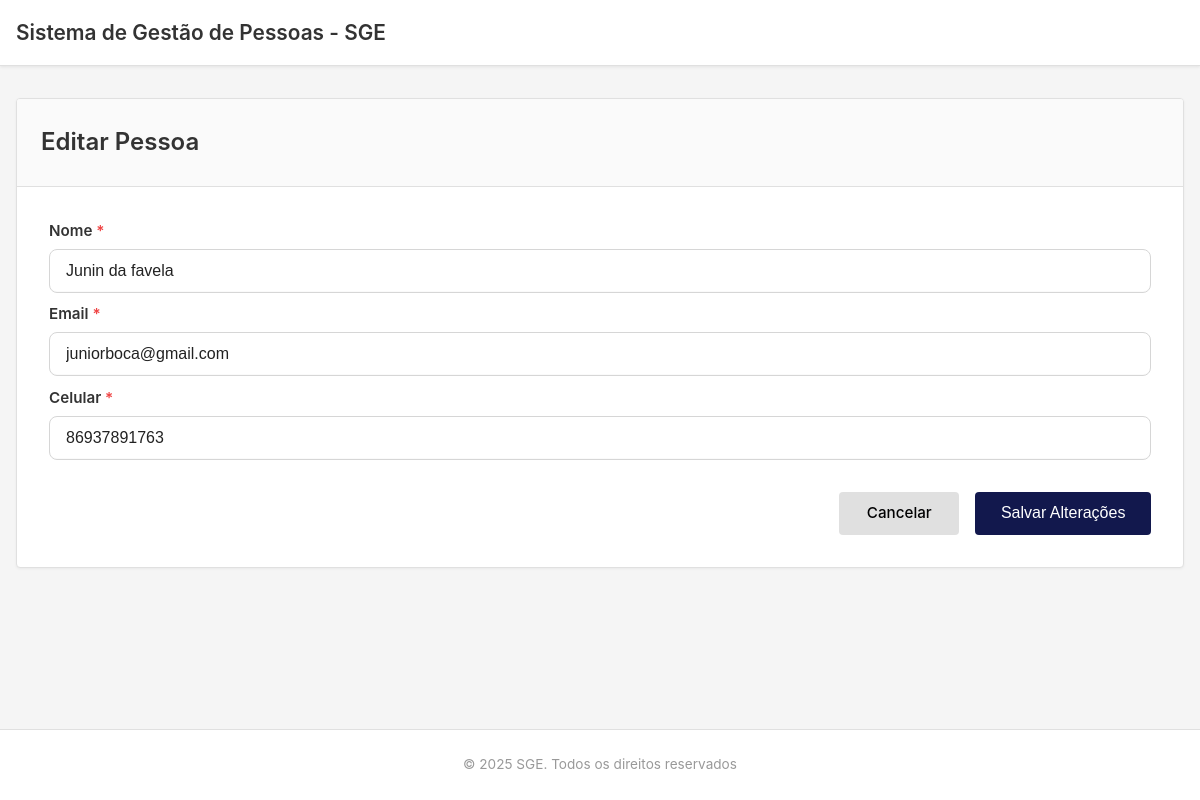
/pessoas/alterar/4/, run on the app's committed database.
### sge/models.py (models this page shows, shortened)
class Pessoa(models.Model):
    nome = models.CharField(max_length = 120)
    email = models.CharField(max_length=150)
    celular = models.CharField(max_length=15)

### sge/views.py (the view)
# urls.py: path('alterar/<int:id_pessoa>/', views.alterar_pessoa, name='alterar_pessoa'),
def alterar_pessoa(request, id_pessoa):
    pessoa = get_object_or_404(Pessoa, pk=id_pessoa)
    if request.method == 'POST':
        form = PessoaForm(request.POST, instance=pessoa)
        if form.is_valid():
            form.save()
            return redirect('lista_pessoas')
    else:
        form = PessoaForm(instance=pessoa)
    return render(request, 'pessoas/criar.html', {'form': form})

### sge/forms.py
class PessoaForm(forms.ModelForm):
    class Meta:
        model = Pessoa
        fields = ('nome', 'email', 'celular')

### sge/templates/pessoas/criar.html (shortened to what this page needs)
{% extends "base.html" %}
{% block content %}
<div class="card">
    <div class="card-header">
        <h2>
            {% if form.instance.id %}
             Editar Pessoa
            {% else %}
            <i class="fas fa-user-plus"></i> Adicionar Nova Pessoa
            {% endif %}
        </h2>
    </div>
    <div class="card-body">
        <form method="post" novalidate>
            {% for field in form %}
            <div class="form-group">
                <label for="{{ field.id_for_label }}" class="form-label">
                    {{ field.label }}
                    {% if field.field.required %}<span style="color: #ef4444;">*</span>{% endif %}
                </label>
                {% if field.errors %}
                    {{ field }}
                    <div class="alert alert-danger" style="margin-top: 0.5rem; padding: 0.5rem;">
                        {% for error in field.errors %}
                            <small><i class="fas fa-exclamation-circle"></i> {{ error }}</small><br>
                        {% endfor %}
                    </div>
                {% else %}
                    {{ field }}
                {% endif %}
            </div>
            {% endfor %}
            <div class="form-actions">
                <a href="{% url 'lista_pessoas' %}" class="btn btn-secondary">
                     Cancelar
                </a>
                <button type="submit" class="btn btn-success btn-lg">
                    {% if form.instance.id %}Salvar Alterações{% else %}Criar Pessoa{% endif %}
                </button>
            </div>
        </form>
    </div>
</div>
{% endblock %}

### sge/templates/base.html (style rules this page uses)
* { margin: 0; padding: 0; box-sizing: border-box; }
body { font-family: -apple-system, BlinkMacSystemFont, 'Segoe UI', Roboto, 'Helvetica Neue', Arial, sans-serif; background-color: #f5f5f5; color: #333; line-height: 1.6; min-height: 100vh; display: flex; flex-direction: column; }
.card { background: #fff; border: 1px solid #e0e0e0; border-radius: 4px; overflow: hidden; box-shadow: 0 1px 3px rgba(0, 0, 0, 0.05); }
.card-header { background-color: #fafafa; border-bottom: 1px solid #e0e0e0; padding: 1.5rem; }
.card-header h2 { margin: 0; font-size: 1.5rem; font-weight: 600; color: #333; }
.card-body { padding: 2rem; }
.btn { display: inline-block; padding: 0.6rem 1.2rem; border: none; border-radius: 4px; font-size: 0.95rem; font-weight: 500; cursor: pointer; transition: background-color 0.2s ease; text-decoration: none; text-align: center; white-space: nowrap; }
.btn-secondary { background-color: #e0e0e0; color: #010102; }
.btn-success { background-color: #12184d; color: #fff; }
.btn-lg { padding: 0.8rem 1.6rem; font-size: 1rem; }
.form-group { margin-bottom: 0.6rem; }
.form-label { display: block; margin-bottom: 0.35rem; font-weight: 600; color: #333; font-size: 0.95rem; }
input[type="text"], input[type="email"], input[type="tel"], textarea, select { width: 100%; padding: 0.75rem 1rem; border: 1px solid #d6d6d6; border-radius: 8px; background-color: #ffffff; font-size: 1rem; color: #222; box-shadow: inset 0 -1px 0 rgba(0,0,0,0.02); transition: border-color 0.18s ease, box-shadow 0.18s ease, transform 0.06s; }
input::placeholder, textarea::placeholder { color: #9aa0a6; }
.form-actions { display: flex; gap: 1rem; margin-top: 2rem; justify-content: flex-end; }
.form-actions .btn { min-width: 120px; }

### data on the page
Pessoa: form "Junin da favela" "juniorboca@gmail.com" "86937891763"

### other printed values
{{ field.label }} "Nome" "Email" "Celular"
